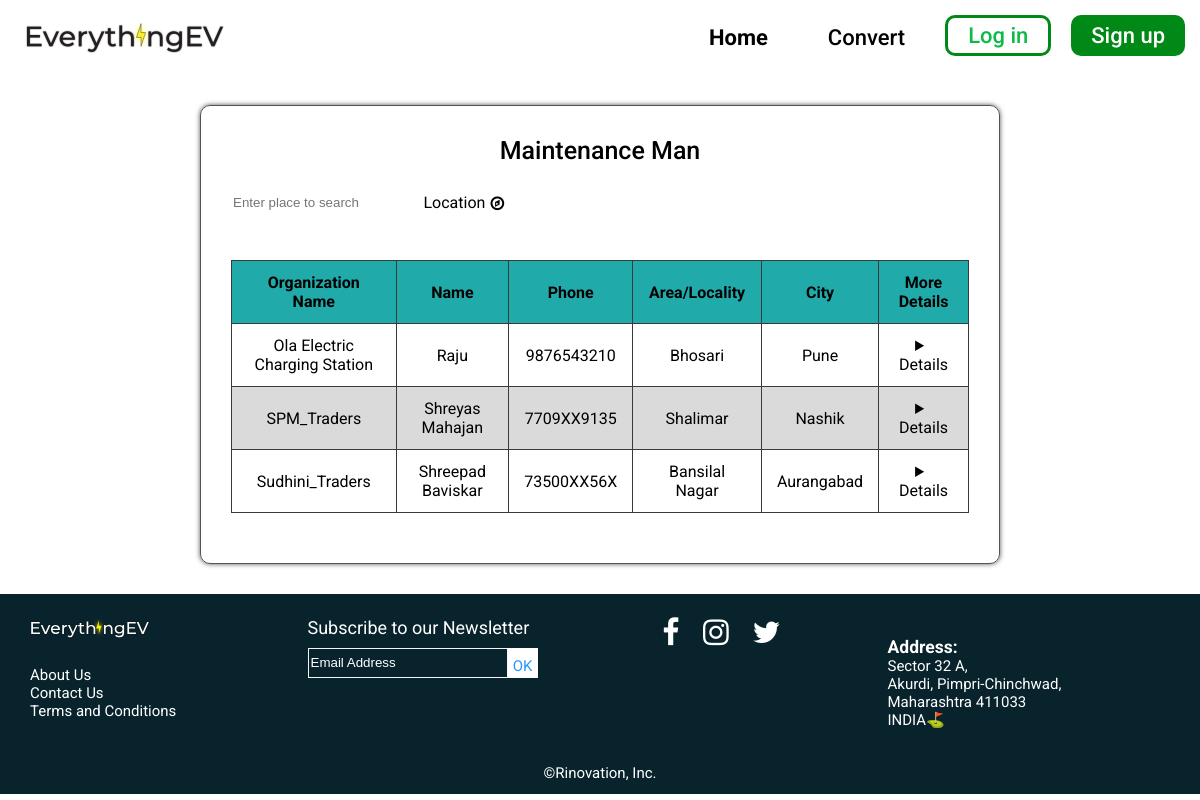
The page /Maintenance-man/view-all on the database as committed earlier.
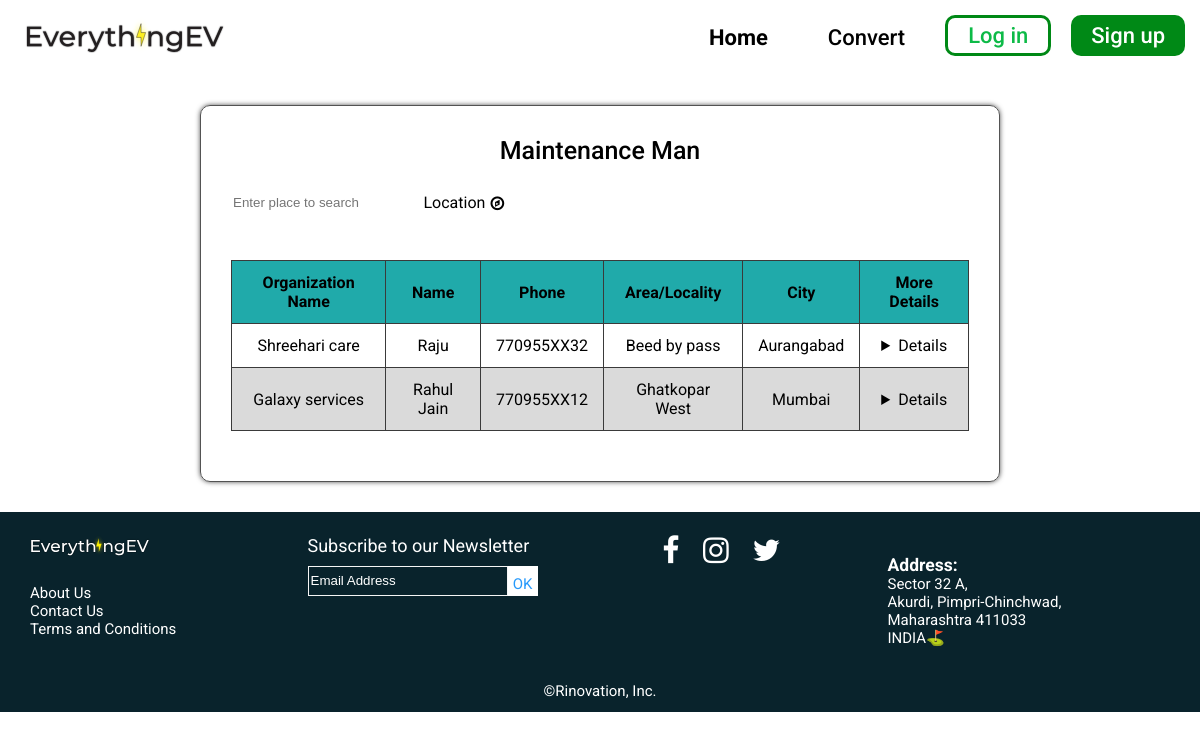
The same page on the database as committed later.
### userapp/models.py (models this page shows)
class MaintenanceManDetails(models.Model):
    own = models.OneToOneField(Provider, on_delete=models.CASCADE)
    name = models.CharField(max_length=50)
    OrgName = models.CharField(max_length=30)
    ph1 = models.CharField(max_length=14)
    ph2 = models.CharField(max_length=14)
    OfficeAdd = models.TextField()
    AreaLocality = models.CharField(max_length=30)
    City = models.CharField(max_length=20)
    CompletedComplaints = models.IntegerField(default=0, blank=True)

### userapp/views.py (the view)
# urls.py: path('Maintenance-man/view-all', SearchListView.as_view(), name='All-Maintenance-Man'),
class SearchListView(ListView):
    model = MaintenanceManDetails
    template_name = 'userapp/MaintainManTable.html'
    context_object_name = 'd'

### templates/userapp/MaintainManTable.html (shortened to what this page needs)
{% extends "userapp/layout.html" %}
{% load static %}
{% block head %}
<link rel="stylesheet" href="{%  static 'userapp/maintain-table.css' %}">
{% endblock head %}
{% block body %}
<main>
	<div class="maintain-man">
		<h1>Maintenance Man</h1>
		<div class="location">
			<input class="form-control" id="myInput" type="text" placeholder="Enter place to search">
			<span>Location<i class="fa fa-compass"></i></span>
		</div>
		<div class="maintain-table">
			<table class="table" id="table01">
				<thead>
					<tr>
						<th>Organization Name</th>
						<th>Name</th>
						<th>Phone</th>
						<th>Area/Locality</th>
						<th>City</th>
						<th>More Details</th>
					</tr>
				</thead>
				<tbody id="myTable">
					{%for ad in d%}
					<tr>
						<td>{{ad.OrgName}}</td>
						<td>{{ad.name}}</td>
						<td>{{ad.ph1}}</td>
						<td>{{ad.AreaLocality}}</td>
						<td>{{ad.City}}</td>
						<td>
							<details>
							</details>
						</td>
					</tr>
					{% endfor %}
				</tbody>
			</table>
		</div>
	</div>
</main>
{% endblock body %}

### templates/userapp/layout.html (shortened to what this page needs)
{% load static %}
<!DOCTYPE html>
<html lang="en">
<head>
    <link rel="stylesheet" href="https://stackpath.bootstrapcdn.com/font-awesome/4.7.0/css/font-awesome.min.css">
    <link rel="stylesheet" type="text/css" href="{%  static 'userapp/sass/styles.css' %}">
    <link rel="stylesheet" type="text/css" href="{%  static 'userapp/stylelayout.css' %}">
    <link rel="stylesheet" href="https://cdnjs.cloudflare.com/ajax/libs/animate.css/4.0.0/animate.min.css" />
    {% block head %}
    {% endblock %}
</head>
<body>
    <header>
        <div class="logo">
            <a href="{% url 'index' %}"><img src="{% static 'userapp/svg/logo.svg' %}" alt="logo"></a>
        </div>
        <nav>
            <ul class="nav-links">
                <li><a href="{%  url 'index' %}" class="active">Home</a></li>
                {% if user.is_authenticated %}
                {% if user.is_provider %}
                <li><a href="{% url 'Provider-Dashboard' %}" role="button">Dashboard</a></li>
                {% elif not user.is_provider and not user.is_consumer %}
                <li><a href="{% url 'Live-Data' %}" role="button">Live Feed</a></li>
                {% else %}
                <li><a href="{% url 'Profile' %}" role="button">Profile</a></li>
                {% endif %}
                <li><a href="{% url 'account_logout' %}" role="button" class="login">Log out</a></li>
                {% else %}
                <li><a href="{% url 'convert' %}" role="button">Convert</a></li>
                <li><a href="{% url 'account_login' %}" class="login" role="button">Log in</a></li>
                <li><a href="{% url 'register' %}" class="signup" role="button">Sign up</a></li>
                {% endif %}
            </ul>
        </nav>
    </header>
    {% block body %} {% endblock %}
    <footer>
        <div class="footer-content">
            <div class="col-1">
                <img src="{% static 'userapp/svg/logo-white.svg' %}" alt="logo">
                <div class="links">
                    <a href="#">About Us</a>
                    <a href="#">Contact Us</a>
                    <a href="#">Terms and Conditions</a>
                </div>
            </div>
            <div class="col-2">
                <p><label for="newsletter">Subscribe to our Newsletter</label></p>
                <div class="input-group">
                    <input type="email" id="newsletter" name="newsletter" placeholder="Email Address"
                        style="color:white;">
                    <div class="submit"><a href="#">OK</a></div>
                </div>
            </div>
            <div class="social">
                <i class="fa fa-2x fa-facebook-f"></i>
                <i class="fa fa-2x fa-instagram"></i>
                <i class="fa fa-2x fa-twitter"></i>
            </div>
            <div class="address">
                <h3>Address:<br></h3>
                <p>Sector 32 A,<br> Akurdi, Pimpri-Chinchwad,<br> Maharashtra 411033<br>INDIA⛳</p>
            </div>
        </div>
        <div class="footer-bottom">
            <p>&copy;Rinovation, Inc.</p>
        </div>
    </footer>
</body>
</html>

### static/userapp/sass/styles.css (style rules this page uses)
* { margin: 0px; border: 0px; -webkit-box-sizing: border-box; box-sizing: border-box; }
html { font-size: 62.5%; font-family: 'Roboto', sans-serif; }
header { background-color: white; position: relative; padding: 5px; }
.logo img { width: 20rem; height: 6rem; float: left; margin-left: 2rem; }
nav { float: right; }
nav ul { display: -webkit-box; display: -ms-flexbox; display: flex; -ms-flex-pack: distribute; justify-content: space-around; }
nav ul li { list-style: none; -webkit-box-pack: center; -ms-flex-pack: center; justify-content: center; }
nav ul li a { display: block; margin: 1rem 1rem; padding: 1rem 2rem; color: black; font-size: 2.2rem; text-decoration: none; font-weight: 500; font-family: 'Roboto', sans-serif; -webkit-box-pack: center; -ms-flex-pack: center; justify-content: center; }
nav ul li .active { font-weight: 700; }
nav ul li .login { border: 3px #008916 solid !important; border-radius: 10px; color: #008916; padding: 5px 20px; }
nav ul li .signup { background-color: #008916 !important; padding: 8px 20px; border-radius: 10px; color: white; }
main { text-align: center; }
main h1 { font-size: 2.5rem; font-weight: 500; }
footer { display: -webkit-box; display: -ms-flexbox; display: flex; -webkit-box-orient: vertical; -webkit-box-direction: normal; -ms-flex-flow: column nowrap; flex-flow: column nowrap; height: 200px; background-color: #09232c; -ms-flex-pack: distribute; justify-content: space-around; -webkit-box-align: center; -ms-flex-align: center; align-items: center; color: white; padding: 1rem; }
footer .footer-content { display: -webkit-box; display: -ms-flexbox; display: flex; width: 100%; }
footer .footer-content .col-1, footer .footer-content .col-2, footer .footer-content .social, footer .footer-content .links, footer .footer-content .address { -webkit-box-flex: 1; -ms-flex: 1; flex: 1; font-size: 1.5rem; -webkit-box-pack: justify; -ms-flex-pack: justify; justify-content: space-between; -webkit-box-align: left; -ms-flex-align: left; align-items: left; }
footer .footer-content .col-1 { -webkit-box-pack: left; -ms-flex-pack: left; justify-content: left; padding-left: 2rem; }
footer .footer-content .col-1 img { width: 120px; height: 40px; margin-bottom: 15px; }
footer .footer-content .col-1 .links { display: -webkit-box; display: -ms-flexbox; display: flex; -webkit-box-orient: vertical; -webkit-box-direction: normal; -ms-flex-flow: column wrap; flex-flow: column wrap; }
footer .footer-content .col-1 .links a { text-decoration: none; color: white; }
footer .footer-content .col-2 { padding: 10px 5px; -webkit-box-pack: center; -ms-flex-pack: center; justify-content: center; -webkit-box-align: center; -ms-flex-align: center; align-items: center; }
footer .footer-content .col-2 p { font-size: 1.8rem; margin-bottom: 10px; }
footer .footer-content .col-2 .input-group { position: relative; }
footer .footer-content .col-2 .input-group input { background: none; border: 0.5px whitesmoke solid; width: 200px; height: 30px; }
footer .footer-content .col-2 .input-group input::placeholder { color: white; opacity: 1; }
footer .footer-content .col-2 .input-group .submit { text-align: center; -webkit-box-pack: center; -ms-flex-pack: center; justify-content: center; -ms-flex-line-pack: center; align-content: center; background-color: white; display: inline-block; width: 30px; height: 30px; position: absolute; padding-top: 7px; }
footer .footer-content .col-2 .input-group .submit a { display: inline-block; text-decoration: none; color: #09232C; }
footer .footer-content .social { text-align: center; }
footer .footer-content .social i { margin: 10px; padding-bottom: 30px; }
footer .footer-content .address { padding: 30px; }
footer .footer-bottom { font-size: 1.5rem; }

Rows that differ between the two databases and show on the page:
removed MaintenanceManDetails: OrgName "Ola Electric Charging Station", name "Raju", ph1 "9876543210", AreaLocality "Bhosari", City "Pune"
removed MaintenanceManDetails: OrgName "SPM_Traders", name "Shreyas Mahajan", ph1 "7709XX9135", AreaLocality "Shalimar", City "Nashik"
removed MaintenanceManDetails: OrgName "Sudhini_Traders", name "Shreepad Baviskar", ph1 "73500XX56X", AreaLocality "Bansilal Nagar", City "Aurangabad"
added MaintenanceManDetails: OrgName "Shreehari care", name "Raju", ph1 "770955XX32", AreaLocality "Beed by pass", City "Aurangabad"
added MaintenanceManDetails: OrgName "Galaxy services", name "Rahul Jain", ph1 "770955XX12", AreaLocality "Ghatkopar West", City "Mumbai"
